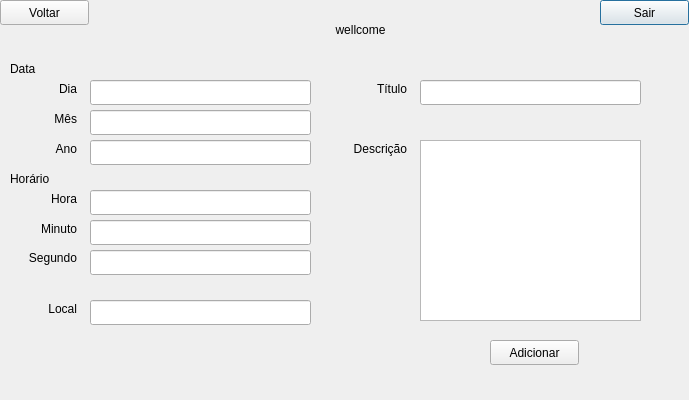
<?xml version="1.0" encoding="UTF-8"?>
<ui version="4.0">
 <class>NovoCompromissoWindow</class>
 <widget class="QDialog" name="NovoCompromissoWindow">
  <property name="geometry">
   <rect>
    <x>0</x>
    <y>0</y>
    <width>689</width>
    <height>400</height>
   </rect>
  </property>
  <property name="windowTitle">
   <string>Dialog</string>
  </property>
  <widget class="QPushButton" name="pushButtonSair">
   <property name="geometry">
    <rect>
     <x>600</x>
     <y>0</y>
     <width>89</width>
     <height>25</height>
    </rect>
   </property>
   <property name="text">
    <string>Sair</string>
   </property>
  </widget>
  <widget class="QPushButton" name="pushButtonVoltar">
   <property name="geometry">
    <rect>
     <x>0</x>
     <y>0</y>
     <width>89</width>
     <height>25</height>
    </rect>
   </property>
   <property name="text">
    <string>Voltar</string>
   </property>
  </widget>
  <widget class="QLabel" name="labelOla">
   <property name="geometry">
    <rect>
     <x>260</x>
     <y>20</y>
     <width>201</width>
     <height>20</height>
    </rect>
   </property>
   <property name="sizeIncrement">
    <size>
     <width>20</width>
     <height>0</height>
    </size>
   </property>
   <property name="locale">
    <locale language="Portuguese" country="Brazil"/>
   </property>
   <property name="text">
    <string>wellcome</string>
   </property>
   <property name="alignment">
    <set>Qt::AlignCenter</set>
   </property>
  </widget>
  <widget class="QLabel" name="labelData">
   <property name="geometry">
    <rect>
     <x>10</x>
     <y>60</y>
     <width>67</width>
     <height>17</height>
    </rect>
   </property>
   <property name="text">
    <string>Data</string>
   </property>
  </widget>
  <widget class="QLabel" name="labelHora">
   <property name="geometry">
    <rect>
     <x>10</x>
     <y>190</y>
     <width>67</width>
     <height>17</height>
    </rect>
   </property>
   <property name="text">
    <string>Hora</string>
   </property>
   <property name="alignment">
    <set>Qt::AlignRight|Qt::AlignTrailing|Qt::AlignVCenter</set>
   </property>
  </widget>
  <widget class="QLabel" name="labelMinuto">
   <property name="geometry">
    <rect>
     <x>10</x>
     <y>220</y>
     <width>67</width>
     <height>17</height>
    </rect>
   </property>
   <property name="text">
    <string>Minuto</string>
   </property>
   <property name="alignment">
    <set>Qt::AlignRight|Qt::AlignTrailing|Qt::AlignVCenter</set>
   </property>
  </widget>
  <widget class="QLabel" name="labelSegundo">
   <property name="geometry">
    <rect>
     <x>10</x>
     <y>250</y>
     <width>67</width>
     <height>16</height>
    </rect>
   </property>
   <property name="text">
    <string>Segundo</string>
   </property>
   <property name="alignment">
    <set>Qt::AlignRight|Qt::AlignTrailing|Qt::AlignVCenter</set>
   </property>
  </widget>
  <widget class="QLabel" name="labelDia">
   <property name="geometry">
    <rect>
     <x>10</x>
     <y>80</y>
     <width>67</width>
     <height>17</height>
    </rect>
   </property>
   <property name="text">
    <string>Dia</string>
   </property>
   <property name="alignment">
    <set>Qt::AlignRight|Qt::AlignTrailing|Qt::AlignVCenter</set>
   </property>
  </widget>
  <widget class="QLabel" name="labelDia_2">
   <property name="geometry">
    <rect>
     <x>10</x>
     <y>110</y>
     <width>67</width>
     <height>17</height>
    </rect>
   </property>
   <property name="text">
    <string>Mês</string>
   </property>
   <property name="alignment">
    <set>Qt::AlignRight|Qt::AlignTrailing|Qt::AlignVCenter</set>
   </property>
  </widget>
  <widget class="QLabel" name="labelAno">
   <property name="geometry">
    <rect>
     <x>10</x>
     <y>140</y>
     <width>67</width>
     <height>17</height>
    </rect>
   </property>
   <property name="text">
    <string>Ano</string>
   </property>
   <property name="alignment">
    <set>Qt::AlignRight|Qt::AlignTrailing|Qt::AlignVCenter</set>
   </property>
  </widget>
  <widget class="QLabel" name="labelHorario">
   <property name="geometry">
    <rect>
     <x>10</x>
     <y>170</y>
     <width>67</width>
     <height>17</height>
    </rect>
   </property>
   <property name="text">
    <string>Horário</string>
   </property>
  </widget>
  <widget class="QLineEdit" name="lineEditDia">
   <property name="geometry">
    <rect>
     <x>90</x>
     <y>80</y>
     <width>221</width>
     <height>25</height>
    </rect>
   </property>
  </widget>
  <widget class="QLineEdit" name="lineEditMes">
   <property name="geometry">
    <rect>
     <x>90</x>
     <y>110</y>
     <width>221</width>
     <height>25</height>
    </rect>
   </property>
  </widget>
  <widget class="QLineEdit" name="lineEditAno">
   <property name="geometry">
    <rect>
     <x>90</x>
     <y>140</y>
     <width>221</width>
     <height>25</height>
    </rect>
   </property>
  </widget>
  <widget class="QLineEdit" name="lineEditHora">
   <property name="geometry">
    <rect>
     <x>90</x>
     <y>190</y>
     <width>221</width>
     <height>25</height>
    </rect>
   </property>
  </widget>
  <widget class="QLineEdit" name="lineEditSegundo">
   <property name="geometry">
    <rect>
     <x>90</x>
     <y>250</y>
     <width>221</width>
     <height>25</height>
    </rect>
   </property>
  </widget>
  <widget class="QLineEdit" name="lineEditMinuto">
   <property name="geometry">
    <rect>
     <x>90</x>
     <y>220</y>
     <width>221</width>
     <height>25</height>
    </rect>
   </property>
  </widget>
  <widget class="QLabel" name="labelLocal">
   <property name="geometry">
    <rect>
     <x>10</x>
     <y>300</y>
     <width>67</width>
     <height>17</height>
    </rect>
   </property>
   <property name="text">
    <string>Local</string>
   </property>
   <property name="alignment">
    <set>Qt::AlignRight|Qt::AlignTrailing|Qt::AlignVCenter</set>
   </property>
  </widget>
  <widget class="QLineEdit" name="lineEditLocal">
   <property name="geometry">
    <rect>
     <x>90</x>
     <y>300</y>
     <width>221</width>
     <height>25</height>
    </rect>
   </property>
  </widget>
  <widget class="QLabel" name="labelTitulo">
   <property name="geometry">
    <rect>
     <x>340</x>
     <y>80</y>
     <width>67</width>
     <height>17</height>
    </rect>
   </property>
   <property name="text">
    <string>Título</string>
   </property>
   <property name="alignment">
    <set>Qt::AlignRight|Qt::AlignTrailing|Qt::AlignVCenter</set>
   </property>
  </widget>
  <widget class="QLineEdit" name="lineEditTitulo">
   <property name="geometry">
    <rect>
     <x>420</x>
     <y>80</y>
     <width>221</width>
     <height>25</height>
    </rect>
   </property>
  </widget>
  <widget class="QLabel" name="labelDescricao">
   <property name="geometry">
    <rect>
     <x>340</x>
     <y>140</y>
     <width>67</width>
     <height>17</height>
    </rect>
   </property>
   <property name="text">
    <string>Descrição</string>
   </property>
   <property name="alignment">
    <set>Qt::AlignRight|Qt::AlignTrailing|Qt::AlignVCenter</set>
   </property>
  </widget>
  <widget class="QPushButton" name="pushButtonAdicionar">
   <property name="geometry">
    <rect>
     <x>490</x>
     <y>340</y>
     <width>89</width>
     <height>25</height>
    </rect>
   </property>
   <property name="text">
    <string>Adicionar</string>
   </property>
  </widget>
  <widget class="QPlainTextEdit" name="plainTextEditDescricao">
   <property name="geometry">
    <rect>
     <x>420</x>
     <y>140</y>
     <width>221</width>
     <height>181</height>
    </rect>
   </property>
  </widget>
 </widget>
 <resources/>
 <connections/>
</ui>
